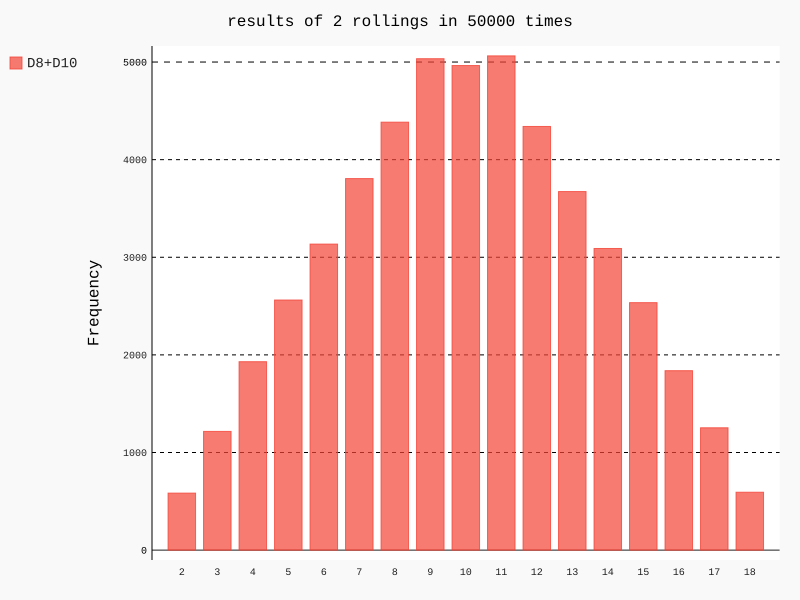

This figure's Python source:
from die import Die
import pygal



die_1 = Die(8)
die_2 = Die(10)

# 开摇
results = []
times = 50000
for roll_num in range(times):
    rusult = die_1.roll() + die_2.roll()
    results.append(rusult)

# 统计
frequencies = []
sum_num = die_2.num_sides +die_1.num_sides
for value in range(2,sum_num + 1):
    frequency = results.count(value)
    frequencies.append(frequency)

hist = pygal.Bar()
hist.title = f"results of 2 rollings in {times} times"

hist.x_labels = []
for num in range(2,sum_num+1):
    hist.x_labels.append(str(num))


hist._x_title = 'Result'
hist.y_title = 'Frequency'

hist.add(f"D{die_1.num_sides}+D{die_2.num_sides}",frequencies)
hist.render_to_file('die_visual.svg')
